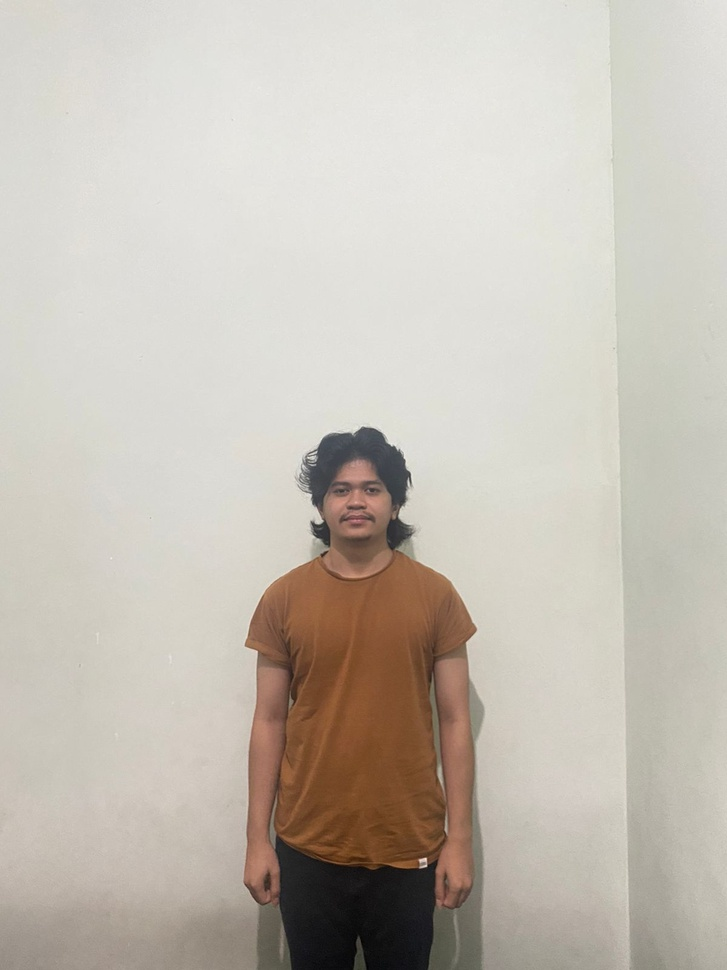
#> input picture rafi.jpeg, 727 x 970 px, shrunk from 1200 x 1600 before the run
$ jupyter execute Uas_PCD.ipynb
#> lines starting #> are read from the running program, lines starting #| are printed output that depends on the picture
[cell 1]
import cv2
import numpy as np
from matplotlib import pyplot as plt

Membaca Image

[cell 2]
img = cv2.imread('rafi.jpeg')
#> img is the input picture: shape (970, 727, 3); mean B, G, R 180.9, 190.5, 197.2

Membuat Baris dan Kolom

[cell 3]
img.shape
#> Out = (970, 727, 3)

[cell 4]
[baris, kolom] = img.shape[:2]
#> baris = 970; kolom = 727

Mengkonversi BGR ke RGB

[cell 5]
img = cv2.cvtColor(img, cv2.COLOR_BGR2RGB)

[cell 6]
img_median = img.copy()
img_median_after = cv2.medianBlur(img_median, 11)

fig, axis = plt.subplots(1, 2, figsize = (15, 15))
ax = axis.ravel()

ax[0].imshow(img, cmap='gray')
ax[0].set_title('Original Citra')

ax[1].imshow(img_median_after, cmap='gray')
ax[1].set_title('After Citra Filter Median')
plt.show()
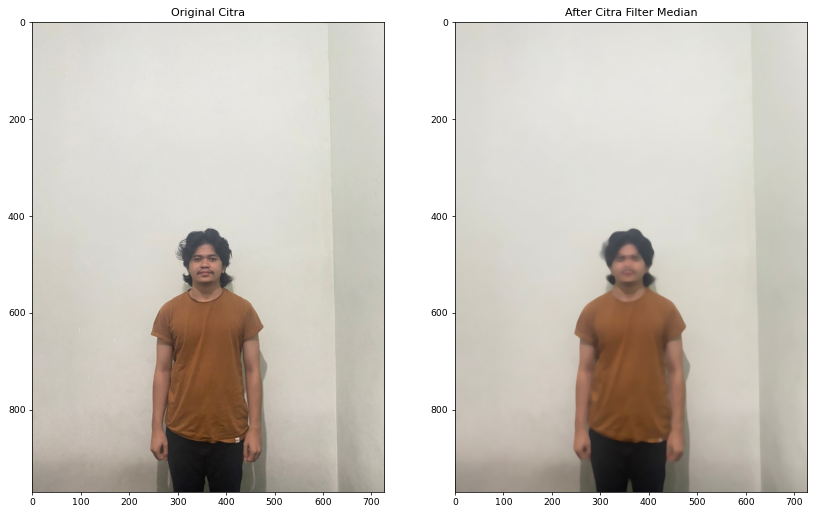
#> figure drawn by matplotlib, 2 panels

[cell 7]
img_gray = cv2.cvtColor(img, cv2.COLOR_BGR2GRAY)
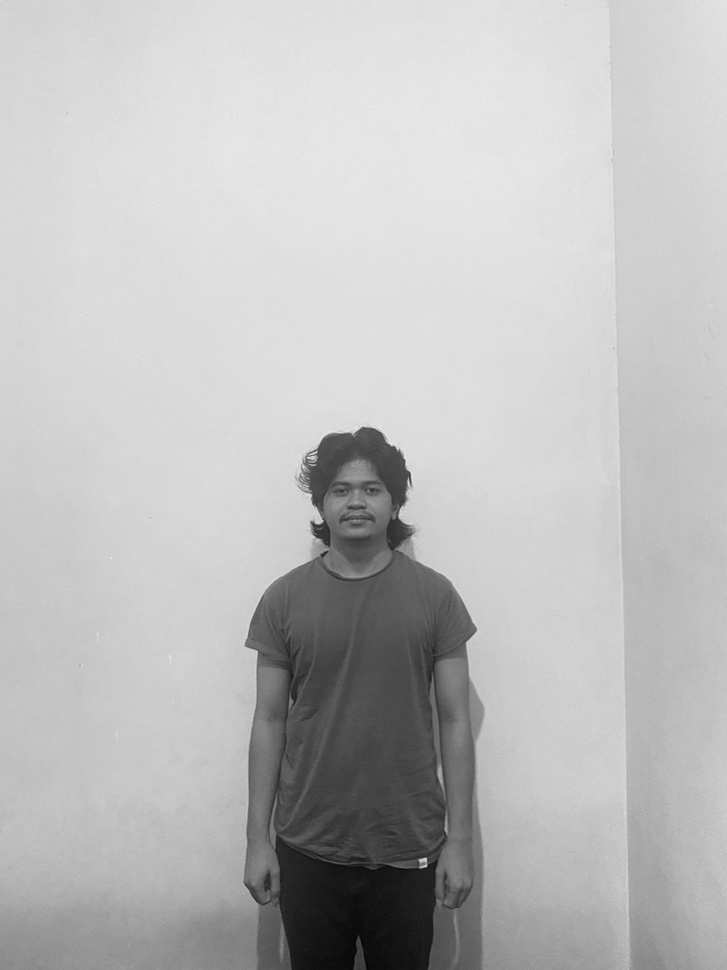
#> img_gray: shape (970, 727); min 0, max 238, mean 188.5

[cell 8]
plt.imshow(img_gray, cmap='gray')

[cell 9]
copyCitra1 = img_gray.copy().astype(float)

m1, n1 = copyCitra1.shape
#> m1 = 970; n1 = 727
output1 = np.empty([m1, n1])

print("shape copy citra 1 : ", copyCitra1.shape)
#| shape copy citra 1 :  (970, 727)
print("shape output citra 1 : ", output1.shape)
#| shape output citra 1 :  (970, 727)

print("m1 : ", m1)
#| m1 :  970
print("n1 : ", n1)
#| n1 :  727
print()

Membuat Filter Rata - Rata

[cell 10]
for baris in range (0, m1-1) :
    for kolom in range (0, n1-1) :
        a1 = baris
        b1 = kolom
        jumlah = copyCitra1[a1-1, b1-1] + copyCitra1[a1-1, b1] + copyCitra1[a1-1, b1+1] +\
            copyCitra1[a1, b1-1] + copyCitra1[a1, b1] + copyCitra1[a1, b1+1] +\
            copyCitra1[a1+1, b1-1] + copyCitra1[a1+1, b1] + copyCitra1[a1+1, b1+1]
        output1[a1, b1] = 1/9 * jumlah

[cell 11]
fig, axis = plt.subplots(1, 2, figsize = (10, 10))
ax = axis.ravel()

ax[0].imshow(img_gray, cmap='gray')
ax[0].set_title('Original Image')

ax[1].imshow(output1, cmap='gray')
ax[1].set_title('Mean Filtered Image')
plt.show()
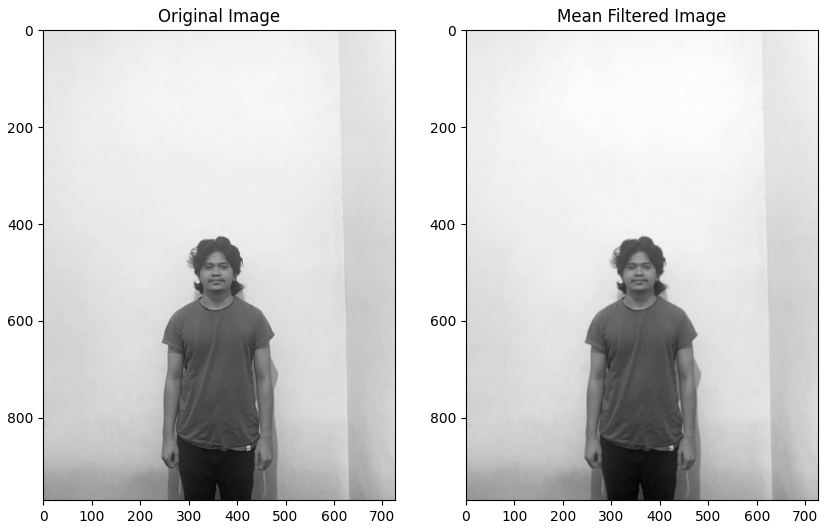
#> figure drawn by matplotlib, 2 panels
